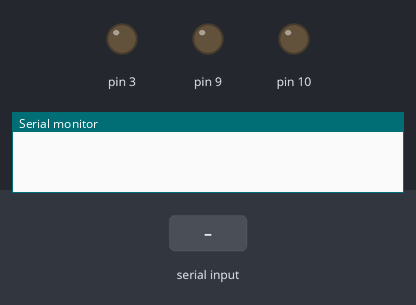
A sketch run on a simulated Arduino Uno, built with avr-gcc and run on an emulated ATmega328P. Shown: output pins drawn as LEDs (lit = HIGH), the last lines printed to the serial monitor. The test bench sets the inputs (shaded band).

Above: at 1.2 s.
1.3 s: "F" received over the second serial link
At 1.6 s:
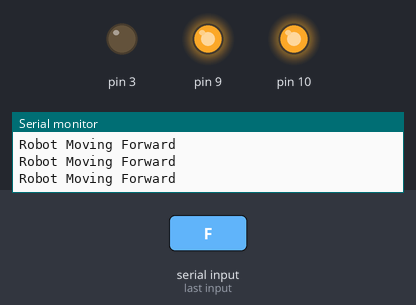
2.8 s: "R" received over the second serial link
At 3.5 s:
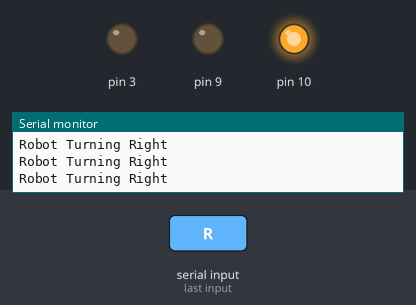
4.3 s: "L" received over the second serial link
At 5.5 s:
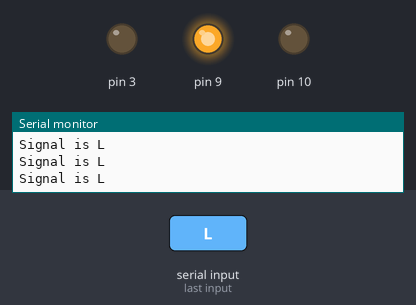
5.8 s: "C" received over the second serial link
At 6.3 s:
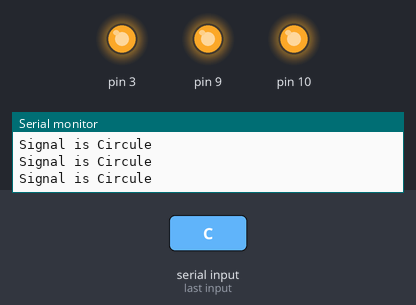
7.3 s: "B" received over the second serial link
At 7.7 s:
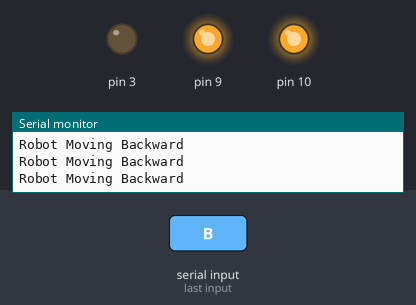
9.2 s: "S" received over the second serial link
At 10.0 s:
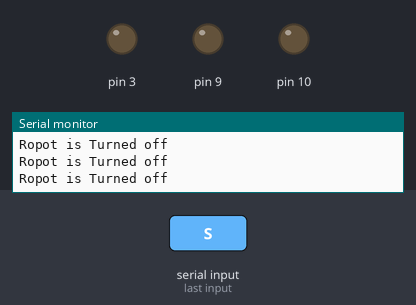
Timing chart, 0 to 12.1 s (numbered marks = the images above; inputs shaded):
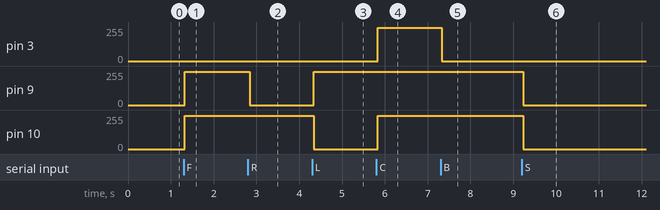

The sketch:

Blutooth_control.ino
```cpp
int receive1;

#include <SoftwareSerial.h>


// Motors

int MW1 = 9;
int MW2 = 10;
int MW3 =3;
int Dir1 = 8;
int Dir2 = 11;
int Dir3 = 2;

void Stop(){
  analogWrite(10, 0);
  analogWrite(9, 0);
  analogWrite(3, 0);
  digitalWrite(11, LOW);
  digitalWrite(8, LOW);
  digitalWrite(2, LOW);
}
void back(){
  analogWrite(10, 250);
  analogWrite(9, 250);
  analogWrite(3, 0);
  digitalWrite(11, HIGH);
  digitalWrite(8, LOW);
  digitalWrite(2, LOW);

}
void forward(){
  analogWrite(10, 250);
  analogWrite(9, 250);
  analogWrite(3, 0);
  digitalWrite(11, LOW);
  digitalWrite(8, HIGH);
  digitalWrite(2, LOW);

}

void right(){
  analogWrite(10, 250);
  analogWrite(9, 0);
  analogWrite(3, 0);
  digitalWrite(11, LOW);
  digitalWrite(8, LOW);
  digitalWrite(2, LOW);

}

void left(){
  analogWrite(10, 0);
  analogWrite(9, 250);
  analogWrite(3, 0);
  digitalWrite(11, LOW);
  digitalWrite(8, LOW);
  digitalWrite(2, LOW);

}

void rotate(){
  analogWrite(10, 250);
  analogWrite(9, 250);
  analogWrite(3, 250);
  digitalWrite(11, LOW);
  digitalWrite(8, LOW);
  digitalWrite(2, LOW);
}

void circle(){
  analogWrite(10, 250);
  analogWrite(9, 250);
  analogWrite(3, 250);
  digitalWrite(11, LOW);
  digitalWrite(8, LOW);
  digitalWrite(2, HIGH);
}


SoftwareSerial OmniBlurtooth(A2, A3); //A2 Rx A3 Tx

void setup() {
    Serial.begin(9600);          // initiete the signal for blutooth moule:

    while (!Serial) {
    ; // wait for serial port to connect. Needed for native USB port only
  }
  OmniBlurtooth.begin(9600);
  OmniBlurtooth.println("Virtual Serial Pins Test");


}

/****************************************/
// loop()
void loop() {

  if(OmniBlurtooth.available())
  {
  receive1 =Serial.read();
 receive1 = OmniBlurtooth.read();
 OmniBlurtooth.println("Virtual Serial Pins Test");
 Serial.println(receive1);
 }

  if(receive1=='F')
  {
  forward();
 // Omni.setCarAdvance(100);
 //analogWrite(9, 250);
  Serial.println("Robot Moving Forward");
  }
 else if(receive1=='B')
  {
    back();
    //analogWrite(3, 250);

    //Omni.setCarLeft(100);
  Serial.println("Robot Moving Backward");
  }
  else if(receive1=='R')
  {
    right();
    //analogWrite(10, 250);
   // Omni.setCarRight(100);

Serial.println("Robot Turning Right");
  }


  else if(receive1=='L')
  {
    left();
    Serial.println("Signal is L");


  }

   else if(receive1=='C')
  {
    Serial.println("Signal is Circule");

     circle();
  }
   else if(receive1=='T')
  {
    rotate();
    Serial.println("Signal is Rotating");


  }
   else if(receive1=='S')
  {
    Stop();
    Serial.println("Ropot is Turned off");
  }


  }
//   else {
//
//    Serial.println("Signal is Off");
//    }
   //Omni.demoActions(100);
```

Measured:
- after the input at 1.3 s, pin 9, pin 10: 0/255 → 250/255 at once
- after the input at 2.8 s, pin 9: 250/255 → 0/255 after 0.05 s
- after the input at 4.3 s, pin 9: 0/255 → 250/255 at once; pin 10: 250/255 → 0/255 at once
- after the input at 5.8 s, pin 3, pin 10: 0/255 → 250/255 at once
- after the input at 7.3 s, pin 3: 250/255 → 0/255 at once
- after the input at 9.2 s, pin 9, pin 10: 250/255 → 0/255 at once
